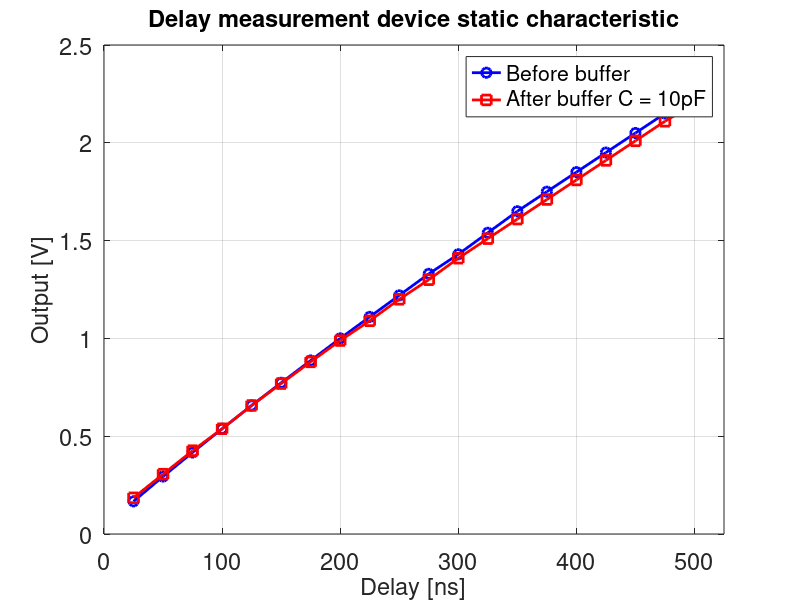

Source code (MATLAB):
clear all; close all;

delay = 25:25:500;

vprebuf = [.167 .294 .417 .538 .657 .773 .887 1.00 1.11 1.22 1.33 1.43 1.54 1.65 1.75 1.85 1.95 2.05 2.15 2.25];

vbuf = [0.185 0.306 .426 .538 .657 .769 .880 .989 1.09 1.20 1.30 1.41 1.51 1.61 1.71 1.81 1.91 2.01 2.11 2.2];

f = figure; hold all; grid on; box on;
plot(delay, vprebuf, '-ob', 'linewidth', 2, 'markersize', 7);
plot(delay, vbuf, '-sr', 'linewidth', 2, 'markersize', 7);
xlabel('Delay [ns]');
ylabel('Output [V]');
title('Delay measurement device static characteristic')
legend('Before buffer', 'After buffer C = 10pF');
set(findall(f,'-property','FontSize'),'FontSize',17);
set(findall(f,'-property','FontName'),'FontName', 'Helvetica');
xlim([0 525]);
